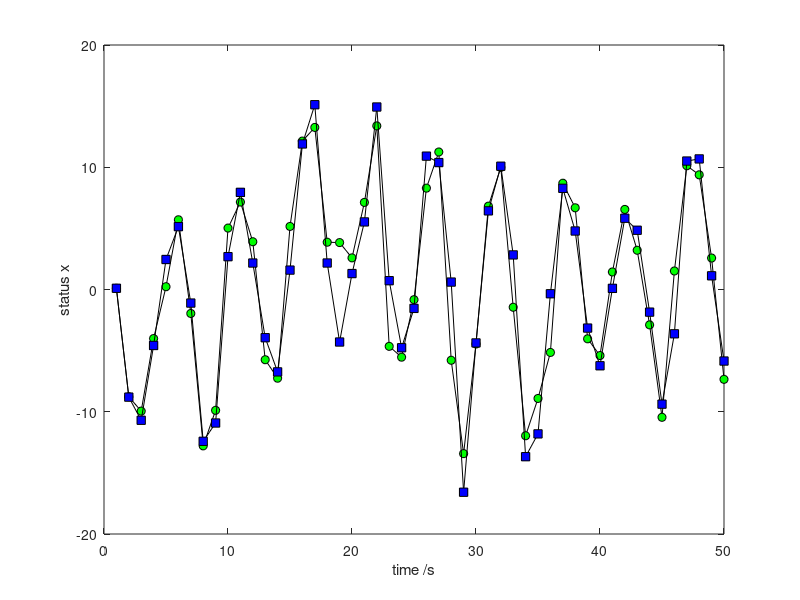

Write MATLAB code to recreate this figure.
function EKF_for_One_Div_UnLine_System 
T=50;
Q=10;
R=1;
w=sqrt(Q)*randn(1,T);
v=sqrt(R)*randn(1,T);
x=zeros(1,T);
x(1)=0.1;
y=zeros(1,T);
y(1)=x(1)^2/20+v(1);
for k=2:T
    x(k)=0.5*x(k-1)+2.5*x(k-1)/(1+x(k-1)^2)+8*cos(1.2*k)+w(k-1);
    y(k)=x(k)^2/20+v(k);
end
Xekf=zeros(1,T);
Xekf=x(1);
Yekf=zeros(1,T);
Yekf(1)=1;
P0=eye(1);
for k=2:T
    Xn=0.5*Xekf(k-1)+2.5*Xekf(k-1)/(1+Xekf(k-1)^2)+8*cos(1.2*k);
    Zn=Xn^2/20;
    F=0.5+2.5*(1-Xn^2)/(1+Xn^2)^2;
    H=Xn/10;
    P=F*P0*F'+Q;
    K=P*H'/(H*P*H'+R);
    Xekf(k)=Xn+K*(y(k)-Zn);
    P0=(eye(1)-K*H)*P;
end
Xstd=zeros(1,T);
for k=1:T
    Xstd(k)=abs(Xekf(k)-x(k));
end
figure
hold on;box on;
plot(x,'-ko','MarkerFaceColor','g');
plot(Xekf,'-ks','MarkerFaceColor','b');
xlabel('time /s');
ylabel('status x');